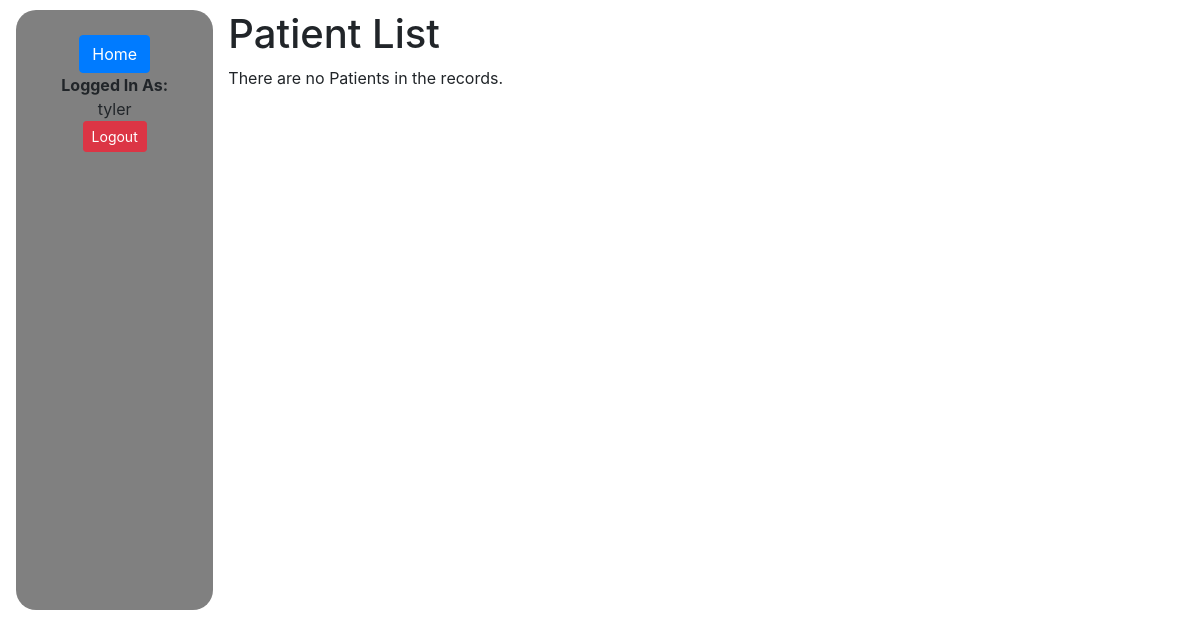
Before: /patients/ (signed in) with the older database file.
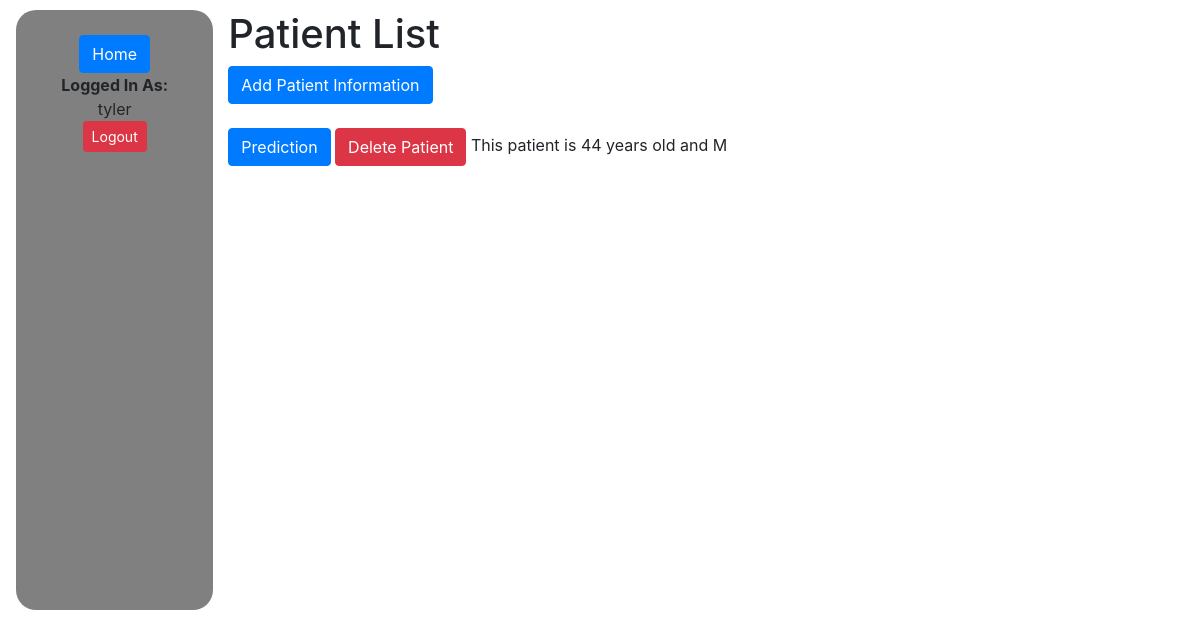
After: the same page with the newer database file.
### website/models.py (models this page shows, shortened)
class Patient(models.Model):
    age = models.IntegerField(help_text='Enter age of patient')
    sex_fields = (
        ('M', 'Male'),
        ('F', 'Female'),
    )
    sex = models.CharField(
        max_length=1,
        choices=sex_fields,
        blank=True,
        help_text='Sex of patient',
    )
    chest_fields = (
        ('TA', 'Typical Angina'),
        ('ATA', 'Atypical Angina'),
        ('NAP', ' Non-Anginal Pain'),
        ('ASY', 'Asymptomatic'),
    )
    chest = models.CharField(
        max_length=3,
        choices=chest_fields,
        blank=True,
        help_text='Chest Pain Type of patient',
    )
    restingBP = models.IntegerField(help_text='Enter Resting BP of patient')
    cholesterol = models.IntegerField(help_text='Enter Cholesterol of patient')
    fasting_bs_fields = (
        ('1', 'Above 120mg/dl'),
        ('0', 'Less than 120mb/dl')
    )
    fastingBS = models.CharField(choices=fasting_bs_fields,max_length=3 ,help_text='Enter fasting blood sugar of patient')
    ecg_fields = (
        ('Normal', 'Normal'),
        ('ST', 'Having ST-T wave abnormality'),
        ('LVH', 'Left Ventricular Hypertrophy'),
    )
    ecg = models.CharField(
        max_length = 8,
        choices = ecg_fields,
        blank=True,
        help_text='Resting ECG analysis of patient',
    )
    maxHR = models.IntegerField(help_text='Enter the max heart rate of the patient')
    exerciseAngina_fields = (
        ('Yes', "Yes"),
        ('No', 'No')
    )
    exerciseAngina = models.CharField(
        max_length = 3,
        choices = exerciseAngina_fields,
        help_text = 'Does the patient experience exercise induced angina?'
    )
    oldPeak = models.FloatField(max_length = 4, help_text = 'Enter oldpeak measured in depression')
    st_slope_fields = (
        ('Upwards', 'Upwards'),
        ('Flat', 'Flat'),
        ('Down', 'Down')
    )
    stSlope = models.CharField(
        max_length = 10,
        choices = st_slope_fields,
        help_text = 'Enter the slope of the peak exercise ST segment direction for the patient',
    )
    def get_absolute_url(self):
        return reverse('patient-detail', args=[str(self.id)])
    def get_absolute_url_delete(self):
        return reverse('patient-delete', args=[str(self.id)])

### website/views.py (the view)
class PatientListView(LoginRequiredMixin, generic.ListView):
    model = Patient

### website/templates/website/patient_list.html
{% extends "base_generic.html" %}
{% block content %}
  <h1>Patient List</h1>
  {% if patient_list %}
  <a href="{% url 'patient-create' %}" role="button" class="btn btn-primary">Add Patient Information</a>
  <br>
    {% for patient in patient_list %}
    <br>
    <div>
        <a class="btn btn-primary" role="button" href="{{ patient.get_absolute_url }}">Prediction</a>
        <a class="btn btn-danger" role="button" href="{{ patient.get_absolute_url_delete }}">Delete Patient</a>
        This patient is {{ patient.age }} years old and {{patient.sex}}
    </div>
    {% endfor %}
  {% else %}
    <p>There are no Patients in the records.</p>
  {% endif %}
{% endblock %}

### website/templates/base_generic.html (shortened to what this page needs)
<!DOCTYPE html>
<html lang="en">
<head>
  <link rel="stylesheet" href="https://cdn.jsdelivr.net/npm/bootstrap@4.5.3/dist/css/bootstrap.min.css">
  {% load static %}
  <link rel="stylesheet" href="{% static 'css/styles.css' %}">
</head>
<body>
  <div class="container-fluid">
    <div class="row" style="margin-left:1px;margin-top:10px;">
      <div class="col-sm-2 d-flex flex-column" style="height:600px;width:100px;align-items: center;padding:10px;background-color:grey;border-radius:20px;">
        <a href="{% url 'index' %}" class="btn btn-primary" role="button" style="margin-top:15px;">Home</a>
        {% if user.is_authenticated %}
        <b>Logged In As:</b> {{ user.get_username }}
        <a href="{% url 'logout'%}?next={{request.path}}" class="btn btn-danger btn-sm" role="button">Logout</a>
        {% else %}
        <a href="{% url 'login'%}?next={{request.path}}" class="btn btn-primary btn-sm" role="button" style="margin:10px">Login</a>
        {% endif %}
      </div>
      <div class="col-sm-10">{% block content %}{% endblock %}</div>
    </div>
  </div>
</body>
</html>

Changed rows visible on the page:
added Patient: age "44", sex "M"
Other visible differences:
text no longer shown: "There are no Patients in the records."
text now shown: "Add Patient Information"
